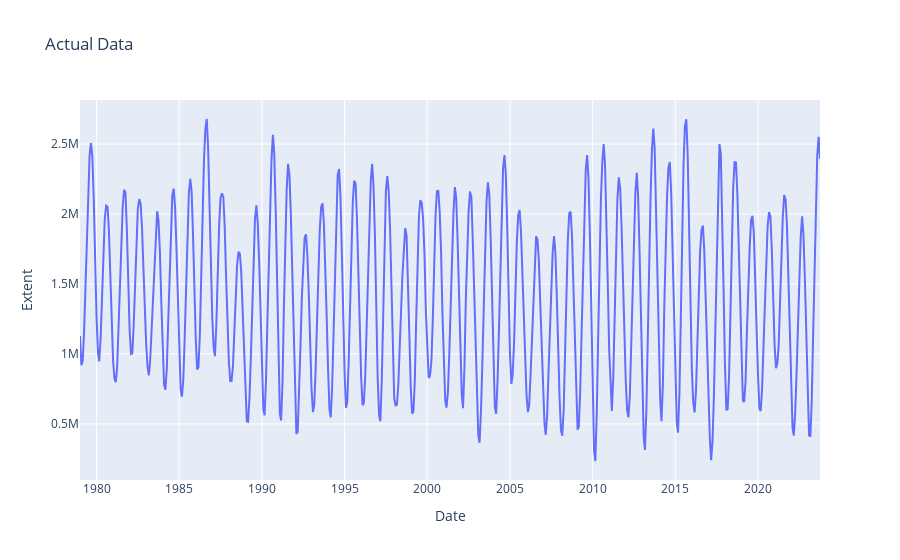

Notebook code cell kept with this figure:
### Code cell
fp.plot_df(df_smoothed)

### Figure 1 — Plotly figure (JSON) as saved in the notebook; plotly's stock layout.template omitted (floating-point values rounded to 4 significant figures; data arrays with more than 128 entries replaced by an {"elided": "..."} marker saying what was removed)
{"data": [{"hovertemplate": "Date: %{x}<br>Extent: %{y}", "mode": "lines", "name": "Extent", "type": "scatter", "x": {"elided": "538 str values"}, "y": {"elided": "538 float values"}}], "layout": {"title": {"text": "Actual Data"}, "xaxis": {"title": {"text": "Date"}}, "yaxis": {"title": {"text": "Extent"}}}}
